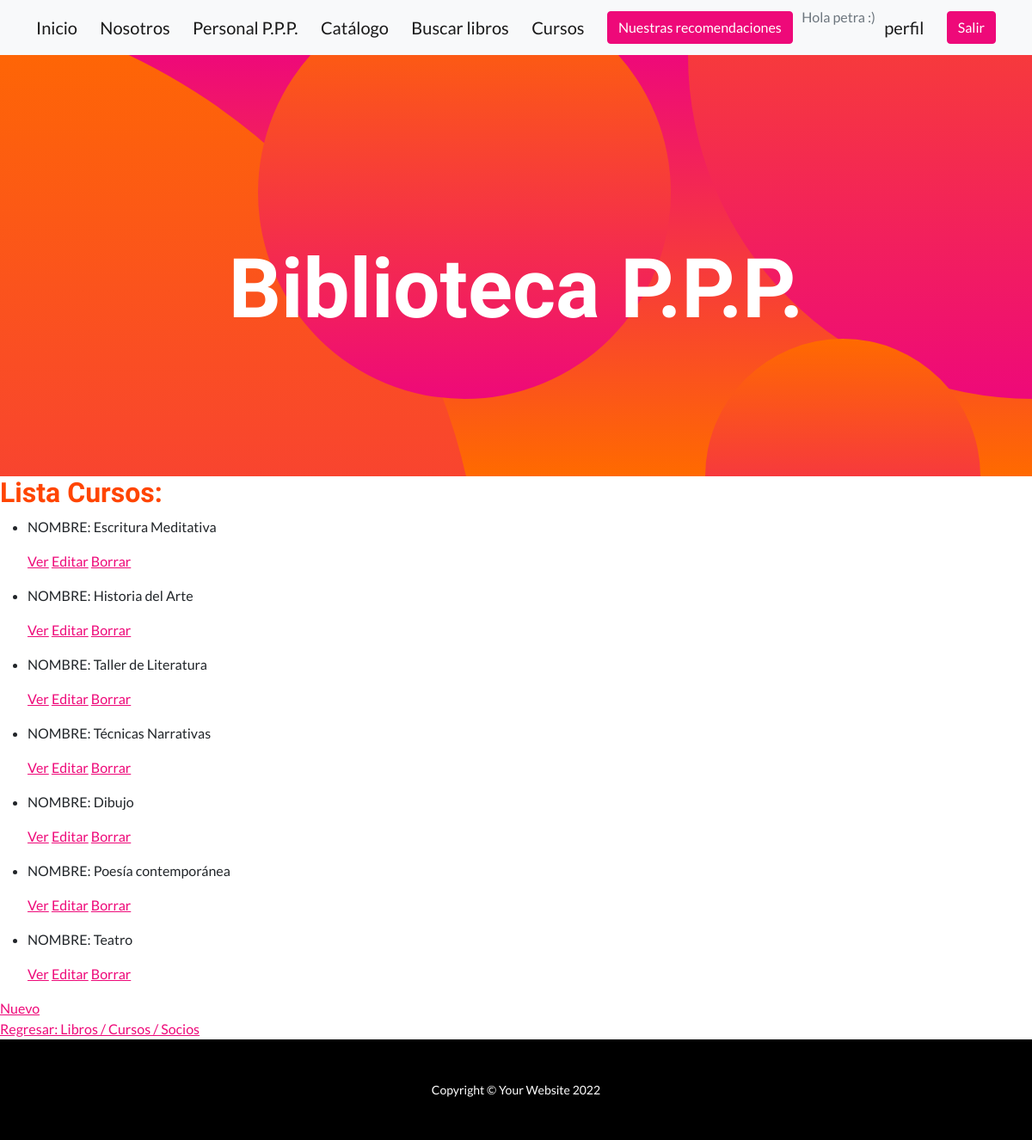
Screenshot of /listaCursos/ (signed in) with the database file from the repository.
### app_biblioteca/models.py (models this page shows, shortened)
class Curso(models.Model):
    nombre=models.CharField(max_length=40)
    codigocurso=models.IntegerField()
    docente=models.CharField(max_length=30)
    diahorario=models.CharField(max_length=40)

### app_biblioteca/views.py (the view)
# urls.py: path('listaCursos/', views.CursoList.as_view(), name='ListC'),
class CursoList (LoginRequiredMixin, ListView):
    model = Curso
    template_name= "curso_list.html"

### app_biblioteca/templates/curso_list.html
{% extends "padre.html" %}
{% load static %}
{% block ContenidoQueCambia %}
    <h2 style="color:orangered">Lista Cursos:</h2>
    <ul>
        {% for curso in object_list %}
        <li>
            <p> NOMBRE: {{ curso.nombre }}</p>
            <p>
                <a href="{% url 'DetailC' curso.id %}">Ver</a>
                <a href="{% url 'EditC' curso.id %}">Editar</a>
                <a href="{% url 'DeleteC' curso.id %}">Borrar</a>
            </p>
        </li>
        {% endfor %}
    </ul>
    <a href="{% url 'NewC' %}">Nuevo</a>
    <br>
    <a href="{% url 'accesoastaff' %}">Regresar: Libros / Cursos / Socios</a>
{% endblock %}

### app_biblioteca/templates/padre.html (shortened to what this page needs)
<!DOCTYPE html>
<html lang="en">
    <head>
        {% load static %}
        <link href="{%static 'app_biblioteca/css/styles.css' %}" rel="stylesheet" />
    </head>
    <body id="page-top">
        <nav class="navbar navbar-light bg-light static-top">
            <div class="container">
                <a class="navbar-brand" href="{% url 'inicio' %}">Inicio</a>
                <a class="navbar-brand" href="{% url 'nosotros' %}">Nosotros</a>
                {% if user.is_staff == 1 %}
                <a class="navbar-brand" href="{% url 'accesoastaff' %}">Personal P.P.P.</a>
                {% endif %}
                <a class="navbar-brand" href="{% url 'catalogo' %}">Catálogo</a>
                <a class="navbar-brand" href="{% url 'buscarlibro' %}">Buscar libros</a>
                <a class="navbar-brand" href="{% url 'listadocursos' %}">Cursos</a>
                {% if request.user.is_authenticated %}
                <a class="btn btn-primary" href="{% url 'postlist' %}">Nuestras recomendaciones</a>
                {% endif %}
                {% if request.user.is_authenticated %}
                <p class="text-muted mb-4 mb-lg-0>">Hola {{user.username}} :)</p>
                <a class="navbar-brand" href="{% url 'perfil' %}">perfil</a>
                {% endif %}
                {% if request.user.is_authenticated %}
                <a class="btn btn-primary" href="{% url 'Logout' %}">Salir</a>
                {% endif %}
            </div>
        </nav>
        <header class="masthead text-center text-white">
            <div class="masthead-content">
                <div class="container px-5">
                    <h3 class="masthead-heading mb-0">Biblioteca P.P.P.</h3>
                </div>
            </div>
            <div class="bg-circle-1 bg-circle"></div>
            <div class="bg-circle-2 bg-circle"></div>
            <div class="bg-circle-3 bg-circle"></div>
            <div class="bg-circle-4 bg-circle"></div>
        </header>
        {% block ContenidoQueCambia %}{% endblock %}
        <footer class="py-5 bg-black">
            <div class="container px-5"><p class="m-0 text-center text-white small">Copyright &copy; Your Website 2022</p></div>
        </footer>
    </body>
</html>

### rows the page displays
Curso: nombre "Escritura Meditativa"
Curso: nombre "Historia del Arte"
Curso: nombre "Taller de Literatura"
Curso: nombre "Técnicas Narrativas"
Curso: nombre "Dibujo"
Curso: nombre "Poesía contemporánea"
Curso: nombre "Teatro"

### other values shown
{{ user.username }} "petra"
